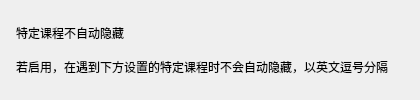
          <widget class="CardWidget" name="CardWidget_14">
           <property name="minimumSize">
            <size>
             <width>0</width>
             <height>70</height>
            </size>
           </property>
           <layout class="QHBoxLayout" name="horizontalLayout_15">
            <property name="spacing">
             <number>16</number>
            </property>
            <property name="leftMargin">
             <number>16</number>
            </property>
            <property name="topMargin">
             <number>16</number>
            </property>
            <property name="rightMargin">
             <number>16</number>
            </property>
            <property name="bottomMargin">
             <number>16</number>
            </property>
            <item>
             <layout class="QVBoxLayout" name="verticalLayout_24">
              <property name="spacing">
               <number>0</number>
              </property>
              <item>
               <widget class="StrongBodyLabel" name="StrongBodyLabel_16">
                <property name="sizePolicy">
                 <sizepolicy hsizetype="Expanding" vsizetype="Preferred">
                  <horstretch>0</horstretch>
                  <verstretch>0</verstretch>
                 </sizepolicy>
                </property>
                <property name="text">
                 <string>特定课程不自动隐藏</string>
                </property>
               </widget>
              </item>
              <item>
               <widget class="CaptionLabel" name="CaptionLabel_14">
                <property name="text">
                 <string>若启用，在遇到下方设置的特定课程时不会自动隐藏，以英文逗号分隔</string>
                </property>
                <property name="wordWrap">
                 <bool>false</bool>
                </property>
                <property name="lightColor" stdset="0">
                 <color alpha="150">
                  <red>0</red>
                  <green>0</green>
                  <blue>0</blue>
                 </color>
                </property>
                <property name="darkColor" stdset="0">
                 <color alpha="200">
                  <red>255</red>
                  <green>255</green>
                  <blue>255</blue>
                 </color>
                </property>
               </widget>
              </item>
             </layout>
            </item>
            <item>
             <widget class="SwitchButton" name="switch_exclude_startup">
              <property name="onText">
               <string>启用</string>
              </property>
              <property name="offText">
               <string>禁用</string>
              </property>
             </widget>
            </item>
           </layout>
          </widget>
